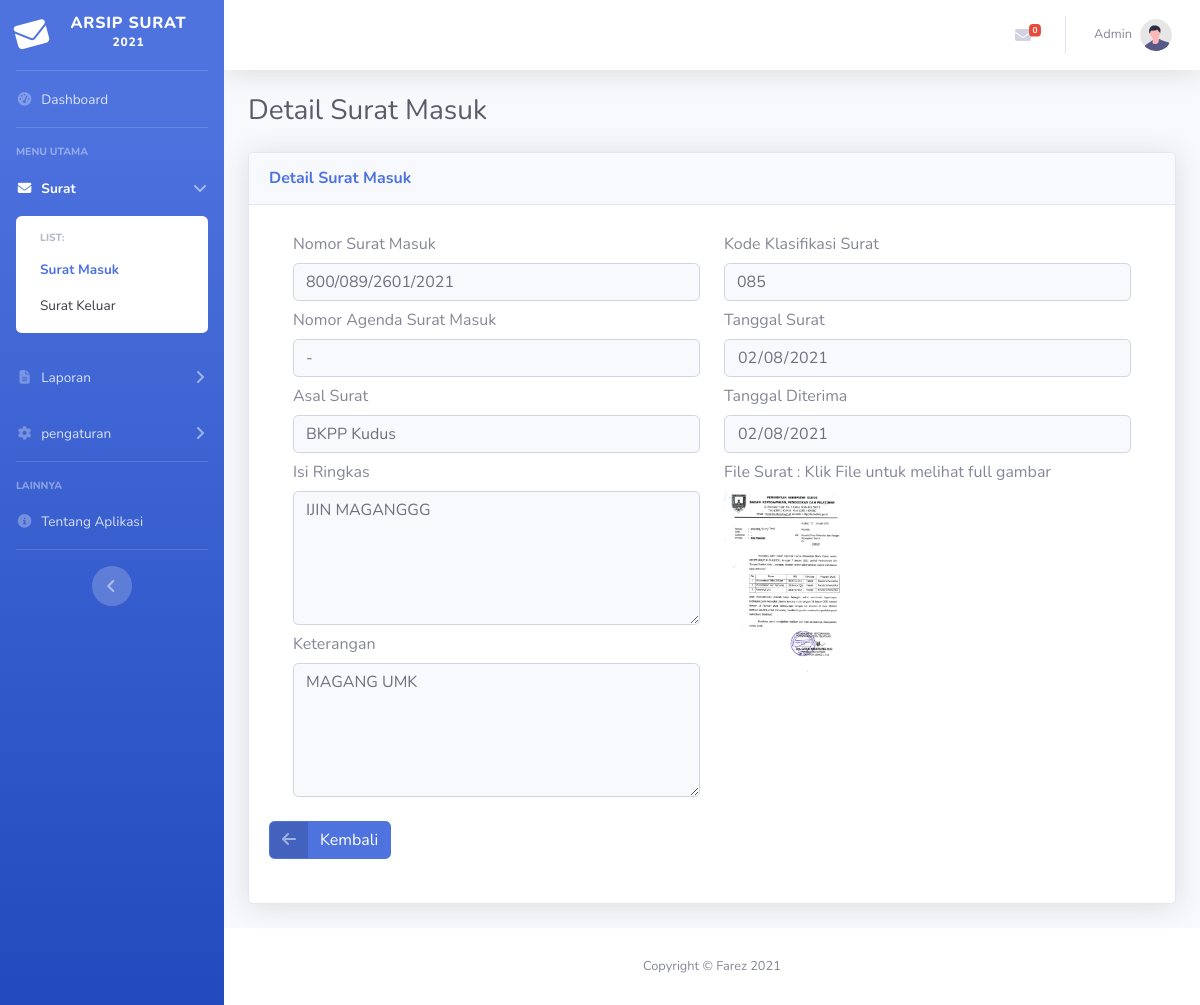
Page /detail_sm.php?id=17 (signed in) on the committed database.
### tables this page shows
CREATE TABLE `tb_suratmasuk` (
  `id_suratmasuk` int(11) NOT NULL,
  `no_suratmasuk` varchar(50) NOT NULL,
  `no_agenda` varchar(50) NOT NULL,
  `asal_surat` varchar(250) NOT NULL,
  `kode_klasifikasi` varchar(50) NOT NULL,
  `isi_surat` varchar(250) NOT NULL,
  `tgl_surat` date NOT NULL,
  `tgl_diterima` date NOT NULL,
  `file_suratmasuk` varchar(250) NOT NULL,
  `ket_suratmasuk` varchar(250) NOT NULL
);

### detail_sm.php (the view, shortened to what this page needs)
<?php
    if(!isset($_SESSION['user'])) {
        echo "<script language='javascript'>alert('Anda harus login terlebih dahulu!!!'); document.location.href='login.php';</script>";
    } else {
    include 'template/header.php';
?>
            <hr class="sidebar-divider my-0">
            <li class="nav-item">
                <a class="nav-link" href="index.php">
                    <i class="fas fa-fw fa-tachometer-alt"></i>
                    <span>Dashboard</span></a>
            </li>
            <hr class="sidebar-divider">
            <div class="sidebar-heading">
                MENU UTAMA
            </div>
            <li class="nav-item active">
                <a class="nav-link" href="#" data-toggle="collapse" data-target="#collapseTwo"
                    aria-expanded="true" aria-controls="collapseTwo">
                    <i class="fas fa-fw fa-envelope"></i>
                    <span>Surat</span>
                </a>
                <div id="collapseTwo" class="collapse show" aria-labelledby="headingTwo" data-parent="#accordionSidebar">
                    <div class="bg-white py-2 collapse-inner rounded">
                        <h6 class="collapse-header">List:</h6>
                        <a class="collapse-item active" href="suratmasuk.php">Surat Masuk</a>
                        <a class="collapse-item" href="suratkeluar.php">Surat Keluar</a>
                    </div>
                </div>
            </li>
            <li class="nav-item">
                <a class="nav-link collapsed" href="#" data-toggle="collapse" data-target="#collapseUtilities"
                    aria-expanded="true" aria-controls="collapseUtilities">
                    <i class="fas fa-fw fa-file-alt"></i>
                    <span>Laporan</span>
                </a>
            </li>
            <?php
                if($_SESSION['level']=='Admin'){
            ?>
            <li class="nav-item">
                <a class="nav-link collapsed" href="#" data-toggle="collapse" data-target="#collapsepengaturan"
                    aria-expanded="true" aria-controls="collapseUtilities">
                    <i class="fas fa-fw fa-cog"></i>
                    <span>pengaturan</span>
                </a>
            </li>
            <?php
                } else {}
            ?>
            <hr class="sidebar-divider">
            <div class="sidebar-heading">
                Lainnya
            </div>
            <li class="nav-item">
                <a class="nav-link" href="tentang.php">
                    <i class="fas fa-fw fa-info-circle"></i>
                    <span>Tentang Aplikasi</span></a>
            </li>
            <hr class="sidebar-divider d-none d-md-block">
            <div class="text-center d-none d-md-inline">
                <button class="rounded-circle border-0" id="sidebarToggle"></button>
            </div>
        </ul>
        <div id="content-wrapper" class="d-flex flex-column">
            <div id="content">
                <nav class="navbar navbar-expand navbar-light bg-white topbar mb-4 static-top shadow">
                    <ul class="navbar-nav ml-auto">
                        <li class="nav-item dropdown no-arrow mx-1">
                            <a class="nav-link dropdown-toggle" href="#" id="messagesDropdown" role="button"
                                data-toggle="dropdown" aria-haspopup="true" aria-expanded="false">
                                <i class="fas fa-envelope fa-fw"></i>
                                <?php
                                    $hariini = date('Y-m-d');
                                    $sqli = mysqli_query($conn, "SELECT * FROM tb_suratmasuk WHERE tgl_surat='$hariini'");
                                    $ceksqli = mysqli_num_rows($sqli);
                                ?>
                                <span class="badge badge-danger badge-counter"><?= $ceksqli ?></span>
                            </a>
                        </li>
                        <li class="nav-item dropdown no-arrow">
                            <a class="nav-link dropdown-toggle" href="#" id="userDropdown" role="button"
                                data-toggle="dropdown" aria-haspopup="true" aria-expanded="false">
                                <span class="mr-2 d-none d-lg-inline text-gray-600 small"><?=$_SESSION['user']?></span>
                                <img class="img-profile rounded-circle"
                                    src="assets/img/undraw_profile.svg">
                            </a>
                        </li>
                    </ul>
                </nav>
                <div class="container-fluid">
                    <?php
                        $id = $_GET['id'];
                        $sqlsm = mysqli_query($conn, "SELECT * FROM tb_suratmasuk WHERE id_suratmasuk='$id'");
                        $t = mysqli_fetch_assoc($sqlsm);
                    ?>
                    <div class="d-sm-flex align-items-center justify-content-between mb-4">
                        <h1 class="h3 mb-0 text-gray-800">Detail Surat Masuk</h1>
                    </div>
                    <div class="card shadow mb-4">
                                <div class="card-header py-3">
                                    <p class=" h6 m-0 font-weight-bold text-primary">Detail Surat Masuk</p>
                                </div>
                                <div class="card-body">
                                    <div class="container">
                                        <div class="row">
                                            <div class="col-md-6">
                                            <label for="" class="col-form-label">Nomor Surat Masuk</label>
                                            <input type="text" name="nosm" placeholder="" class="form-control bg-light border-1 small" readonly value="<?= $t['no_suratmasuk'] ?>">
                                            <label for="" class="col-form-label">Nomor Agenda Surat Masuk</label>
                                            <input type="text" name="nosm" placeholder="" class="form-control bg-light border-1 small" readonly value="<?= $t['no_agenda'] ?>">
                                            <label for="" class="col-form-label">Asal Surat</label>
                                            <input type="text" name="asal" placeholder="" class="form-control bg-light border-1 small" readonly value="<?= $t['asal_surat'] ?>">
                                            <label for="" class="col-form-label">Isi Ringkas</label>
                                            <textarea name="isi" placeholder="" id="" cols="10" rows="5" class="form-control bg-light border-1 small" readonly ><?= $t['isi_surat'] ?></textarea>
                                            <label for="" class="col-form-label">Keterangan</label>
                                            <textarea name="keterangan" placeholder="" id="" cols="10" rows="5" class="form-control bg-light border-1 small" readonly><?= $t['ket_suratmasuk'] ?></textarea>
                                            </div>
                                            <div class="col-md-6">
                                            <label for="" class="col-form-label">Kode Klasifikasi Surat</label>
                                            <input type="text" name="asal" placeholder="" class="form-control bg-light border-1 small" required value="<?= $t['kode_klasifikasi'] ?>">
                                            <label for="" class="col-form-label">Tanggal Surat</label>
                                            <input type="date" name="tglsm" class="form-control bg-light border-1 small" readonly value="<?= $t['tgl_surat'] ?>">
                                            <label for="" class="col-form-label">Tanggal Diterima</label>
                                            <input type="date" name="tglsm" class="form-control bg-light border-1 small" readonly value="<?= $t['tgl_diterima'] ?>">
                                            <label for="" class="col-form-label">File Surat : Klik File untuk melihat full gambar</label><br>
                                                                <?php
                                                                    if($t['file_suratmasuk']=='TIDAK ADA FILE'){
                                                                        echo "<b>TIDAK ADA FILE</b>";
                                                                    } else {
                                                                        ?>
                                                                        <a href="fsm.php?id=<?= $t['id_suratmasuk'] ?>" ><img src='file/suratmasuk/<?=$t['file_suratmasuk']?>' alt='<?=$t['file_suratmasuk']  ?>' width='30%'></a><br>
                                                                        <?php
                                                                    }
                                                                ?>
                                            </div>
                                        </div>
                                    </div>
                                    <br>
                                    <a href="suratmasuk.php" class="btn btn-primary btn-icon-split mb-4">
                                        <span class="icon text-white-50">
                                            <i class="fas fa-arrow-left"></i>
                                        </span>
                                        <span class="text">Kembali</span>
                                    </a>
                                </div>
                            </div>
                </div>
            </div>
<?php }
    include 'template/footer.php';
?>

### rows in the picture
tb_suratmasuk: nosm "800/089/2601/2021", nosm "-", asal "BKPP Kudus", isi "IJIN MAGANGGG", keterangan "MAGANG UMK", asal "085", tglsm "02/08/2021", file_suratmasuk (picture)

### other values in the picture
$ceksqli "0"
$_SESSION['user'] "Admin"
